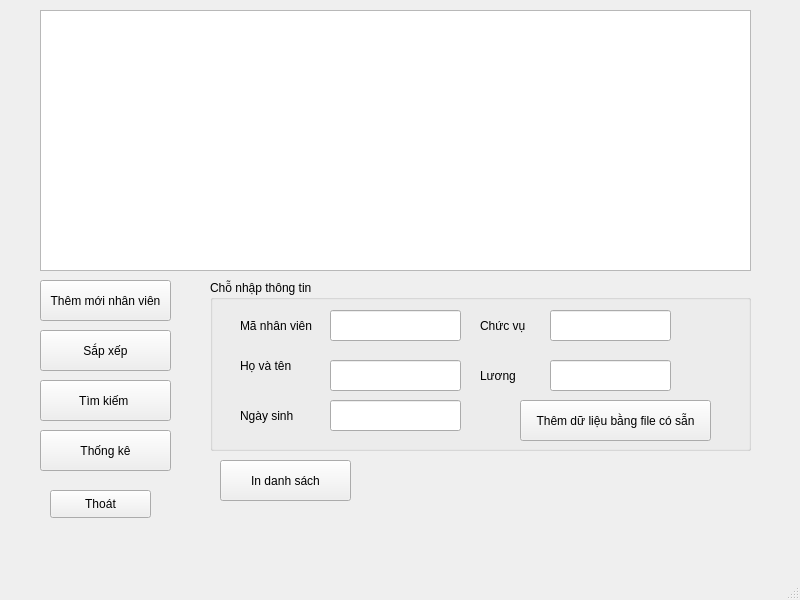
<?xml version="1.0" encoding="UTF-8"?>
<ui version="4.0">
 <class>MainWindow</class>
 <widget class="QMainWindow" name="MainWindow">
  <property name="geometry">
   <rect>
    <x>0</x>
    <y>0</y>
    <width>800</width>
    <height>600</height>
   </rect>
  </property>
  <property name="windowTitle">
   <string>Quản lý nhân viên</string>
  </property>
  <widget class="QWidget" name="centralwidget">
   <widget class="QPushButton" name="pushButton">
    <property name="geometry">
     <rect>
      <x>40</x>
      <y>280</y>
      <width>131</width>
      <height>41</height>
     </rect>
    </property>
    <property name="text">
     <string>Thêm mới nhân viên</string>
    </property>
   </widget>
   <widget class="QPushButton" name="pushButton_2">
    <property name="geometry">
     <rect>
      <x>40</x>
      <y>330</y>
      <width>131</width>
      <height>41</height>
     </rect>
    </property>
    <property name="text">
     <string>Sắp xếp</string>
    </property>
   </widget>
   <widget class="QPushButton" name="pushButton_3">
    <property name="geometry">
     <rect>
      <x>40</x>
      <y>380</y>
      <width>131</width>
      <height>41</height>
     </rect>
    </property>
    <property name="text">
     <string>Tìm kiếm </string>
    </property>
   </widget>
   <widget class="QPushButton" name="pushButton_4">
    <property name="geometry">
     <rect>
      <x>40</x>
      <y>430</y>
      <width>131</width>
      <height>41</height>
     </rect>
    </property>
    <property name="text">
     <string>Thống kê</string>
    </property>
   </widget>
   <widget class="QPushButton" name="pushButton_5">
    <property name="geometry">
     <rect>
      <x>50</x>
      <y>490</y>
      <width>101</width>
      <height>28</height>
     </rect>
    </property>
    <property name="text">
     <string>Thoát</string>
    </property>
   </widget>
   <widget class="QGroupBox" name="groupBox">
    <property name="geometry">
     <rect>
      <x>210</x>
      <y>280</y>
      <width>541</width>
      <height>171</height>
     </rect>
    </property>
    <property name="title">
     <string>Chỗ nhập thông tin</string>
    </property>
    <widget class="QLabel" name="label_4">
     <property name="geometry">
      <rect>
       <x>270</x>
       <y>30</y>
       <width>51</width>
       <height>31</height>
      </rect>
     </property>
     <property name="text">
      <string>Chức vụ</string>
     </property>
    </widget>
    <widget class="QLabel" name="label_3">
     <property name="geometry">
      <rect>
       <x>30</x>
       <y>120</y>
       <width>71</width>
       <height>31</height>
      </rect>
     </property>
     <property name="text">
      <string>Ngày sinh</string>
     </property>
    </widget>
    <widget class="QLabel" name="label_5">
     <property name="geometry">
      <rect>
       <x>270</x>
       <y>80</y>
       <width>41</width>
       <height>31</height>
      </rect>
     </property>
     <property name="text">
      <string>Lương</string>
     </property>
    </widget>
    <widget class="QLabel" name="label_2">
     <property name="geometry">
      <rect>
       <x>30</x>
       <y>70</y>
       <width>101</width>
       <height>31</height>
      </rect>
     </property>
     <property name="text">
      <string>Họ và tên</string>
     </property>
    </widget>
    <widget class="QLabel" name="label">
     <property name="geometry">
      <rect>
       <x>30</x>
       <y>30</y>
       <width>91</width>
       <height>31</height>
      </rect>
     </property>
     <property name="text">
      <string>Mã nhân viên</string>
     </property>
    </widget>
    <widget class="QLineEdit" name="lineEdit">
     <property name="geometry">
      <rect>
       <x>120</x>
       <y>30</y>
       <width>131</width>
       <height>31</height>
      </rect>
     </property>
    </widget>
    <widget class="QLineEdit" name="lineEdit_2">
     <property name="geometry">
      <rect>
       <x>120</x>
       <y>80</y>
       <width>131</width>
       <height>31</height>
      </rect>
     </property>
    </widget>
    <widget class="QLineEdit" name="lineEdit_3">
     <property name="geometry">
      <rect>
       <x>120</x>
       <y>120</y>
       <width>131</width>
       <height>31</height>
      </rect>
     </property>
    </widget>
    <widget class="QLineEdit" name="lineEdit_4">
     <property name="geometry">
      <rect>
       <x>340</x>
       <y>30</y>
       <width>121</width>
       <height>31</height>
      </rect>
     </property>
    </widget>
    <widget class="QLineEdit" name="lineEdit_5">
     <property name="geometry">
      <rect>
       <x>340</x>
       <y>80</y>
       <width>121</width>
       <height>31</height>
      </rect>
     </property>
    </widget>
    <widget class="QPushButton" name="pushButton_6">
     <property name="geometry">
      <rect>
       <x>310</x>
       <y>120</y>
       <width>191</width>
       <height>41</height>
      </rect>
     </property>
     <property name="text">
      <string>Thêm dữ liệu bằng file có sẵn</string>
     </property>
    </widget>
   </widget>
   <widget class="QTableWidget" name="tableWidget">
    <property name="geometry">
     <rect>
      <x>40</x>
      <y>10</y>
      <width>711</width>
      <height>261</height>
     </rect>
    </property>
   </widget>
   <widget class="QPushButton" name="pushButton_7">
    <property name="geometry">
     <rect>
      <x>220</x>
      <y>460</y>
      <width>131</width>
      <height>41</height>
     </rect>
    </property>
    <property name="text">
     <string>In danh sách</string>
    </property>
   </widget>
  </widget>
  <widget class="QMenuBar" name="menubar">
   <property name="geometry">
    <rect>
     <x>0</x>
     <y>0</y>
     <width>800</width>
     <height>26</height>
    </rect>
   </property>
  </widget>
  <widget class="QStatusBar" name="statusbar"/>
 </widget>
 <resources/>
 <connections/>
</ui>
